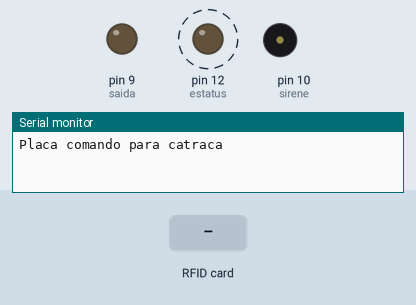
Bench run of a sketch on a simulated Arduino Uno, built with avr-gcc and run on an emulated ATmega328P. Shown: output pins drawn as LEDs (lit = HIGH), buzzer (waves = sounding, pin HIGH), the last lines printed to the serial monitor. Dashed ring = blinking. The test bench sets the inputs (shaded band).

Above: at 1.25 s.
1.3 s: RFID card 5E 7A 19 C4 held to the reader
At 2.05 s:
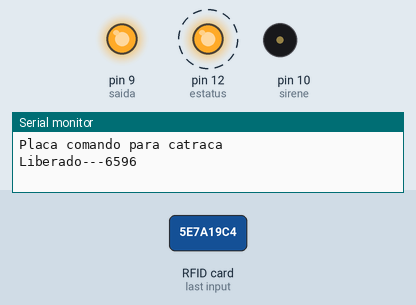
4.3 s: RFID card 5E 7A 19 C4 held to the reader
At 5.8 s:
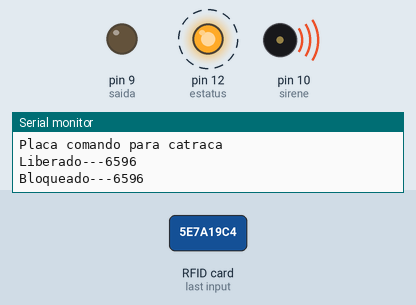
Timing chart, 0 to 13.3 s (numbered marks = the images above; inputs shaded):
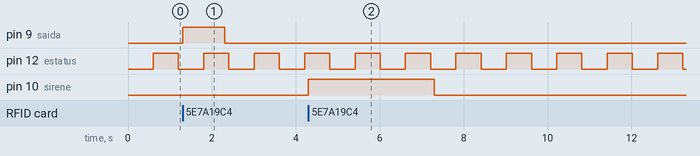

Measured:
- after the input at 1.3 s, pin 9 (saida): LOW → HIGH at once, → LOW 1.0 s later
- after the input at 4.3 s, pin 10 (sirene): LOW → HIGH at once, → LOW 3.0 s later
- by itself, pin 12 (estatus): alternates HIGH for 0.60 s and LOW for 0.60 s

The sketch:

sketch_jun23a.ino
```cpp
#include <Wiegand.h>
WIEGAND wg;

//Saídas
const unsigned int estatus = 12;
const unsigned int sirene = 10;
const unsigned int  saida = 9;

//Constantes de tempo e comprimento
const unsigned long tempoEspera = 30000;
const unsigned int tempoBaseSirene = 3000;
const unsigned int tempoBaseSaida = 1000;
const unsigned int comprimentoFila = 50;
const unsigned int vezesLedEstatus = 5;
const unsigned int piscaWG = 200;
const unsigned int piscaNormal = 600;
bool modoTeste = false;

unsigned int tempoLedEstatus = 0;
unsigned int tempoLedSelec = piscaNormal;
unsigned int numeroLedPisca = 0;
bool ledEstadoOcupado = false;
bool ledEstado = false;


//Variaveis globais de controle
unsigned int fila[comprimentoFila];
unsigned long tempoSirene = 0;
unsigned long tempoSaida = 0;
unsigned long tempoAtual = 0;
unsigned int proximoLivre = 0;
unsigned int proximoRetira = 0;

int r = 0;

void piscaEstatus(unsigned long tempo, unsigned int modo) {
  if (ledEstadoOcupado) {
    tempoLedSelec = modo;
    numeroLedPisca = vezesLedEstatus;
    ledEstadoOcupado=false;
  }
  if (tempo > tempoLedEstatus) {
    tempoLedEstatus = tempo + tempoLedSelec;
    if (ledEstado)digitalWrite(estatus, HIGH);
    else digitalWrite(estatus, LOW);
    ledEstado = !ledEstado;
    if (numeroLedPisca > 0) {
      numeroLedPisca--;
    }
    else {
      tempoLedSelec = piscaNormal;
      ledEstadoOcupado = true;
    }

  }
}

void zeraTempos(unsigned long tempo) {
  if (tempo >= 0xffffffff ) {
    tempoSirene = 0;
    tempoSaida = 0;
    tempoAtual = 0;
    Serial.println("Overflow Millis()");
  }
}

void acionaSaida(unsigned long tempo) {
  tempoSaida = tempo + tempoBaseSaida;
  digitalWrite(saida, HIGH);
}

void desligaSaida(unsigned long tempo) {
  if (tempo > tempoSaida ) {
    digitalWrite(saida, LOW);
  }

}

void acionaSirene(unsigned long tempo) {
  tempoSirene = tempo + tempoBaseSirene;
  digitalWrite(sirene, HIGH);
}

void desligaSirene(unsigned long tempo) {
  if (tempo > tempoSirene) {
    digitalWrite(sirene, LOW);
  }
}

void adicionaId( int id) {
  fila[proximoLivre] = id;

  if (proximoLivre < comprimentoFila - 1) {

    proximoLivre++;
  }
  else {
    if (proximoRetira == proximoLivre)proximoRetira = 0;
    proximoLivre = 0;
  }
}

void removeId(unsigned long tempo) {
  if (tempo >= tempoAtual + tempoEspera) {

    tempoAtual = tempo + tempoEspera;

    if (fila[proximoRetira] > 0) {


      fila[proximoRetira] = 0;
      if (proximoRetira < comprimentoFila - 1) {
        proximoRetira++;
      }
      else {
        proximoRetira = 0;
      }

    }
  }
}

void testaId( int id, unsigned long tempo) {
  bool teste = false;
  for (int i = 0; i < comprimentoFila; i++) {

    if (fila[i] == id) {

      teste = true;
      break;
    }
  }
  if (teste) {
    Serial.print("Bloqueado---");
    Serial.println(id);
    acionaSirene(tempo);
  }
  else {
    Serial.print("Liberado---");
    Serial.println(id);
    acionaSaida(tempo);
    adicionaId(id);


  }
}

int testeEntrada() {
  if (Serial.available() > 0) {
    int incomingByte = Serial.read();
    return incomingByte - 48;
  }
}

int leitura;
void setup() {

  Serial.begin(9600);
  wg.begin();
  pinMode(estatus, OUTPUT);
  pinMode(sirene, OUTPUT);
  pinMode(saida, OUTPUT);

  Serial.println("Placa comando para catraca");

}

void loop() {
  unsigned long tempo = millis();
  int leitura = 0;
  if (modoTeste == true) {
    int e = 0;
    e = testeEntrada();
    if (r != e) {
      r = e;
      if (e > 0 && e < 58) {
        leitura = e;
        ledEstadoOcupado=true;
        piscaEstatus(tempo, piscaWG);
      }
    }
  }

  else if (wg.available())
  {
    leitura = wg.getCode();
    piscaEstatus(tempo, piscaWG);
  }

  piscaEstatus(tempo, piscaNormal);


  if (leitura > 0)testaId(leitura, tempo);
  desligaSaida(tempo);
  desligaSirene(tempo);
  removeId(tempo);
  zeraTempos(tempo);


}
```
